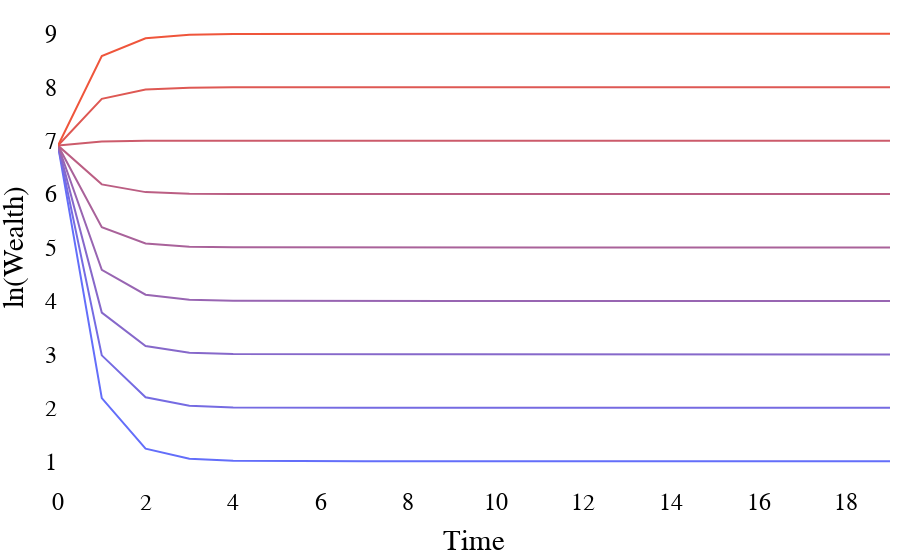

The notebook cell saved with this chart:
### Markdown cell above
# Figure 2. The role of $\mu$ and $\beta$.

### Code cell
import plotly.colors

# Parameters (Fixed)
beta = 0.2
W0 = 1000
t = np.arange(0, 20)
mu_values = np.arange(1, 10)

color_start = '#636EFA'
color_end = '#EF553B'  

# Generate a continuous color scale from the two extreme colors defined above
colors = plotly.colors.sample_colorscale(
    plotly.colors.make_colorscale([color_start, color_end]), len(mu_values)
)


fig = go.Figure()

for i, mu in enumerate(mu_values):
    # Wealth calculation for each mu
    exp_part = (1 - beta**t) * mu
    wealth = np.exp(exp_part) * W0**(beta**t)
    
    fig.add_trace(go.Scatter(x=t, y=np.log(wealth), 
                            #  mode='lines+markers', 
                            mode='lines',
                             name=f'mu = {mu}',
                             line=dict(color=colors[i]),
                             marker=dict(size=0,
                                         colorscale=colors,
                                         colorbar=dict(title='mu', thickness=20,tickvals=[1, 9], ticktext=[1, 9])
                                         ),
                                showlegend=False
                             ))

fig.update_layout(
    xaxis=dict(title='Time'),
    yaxis=dict(title='ln(Wealth)'),
    # showlegend=True,
    font_family="Times New Roman",
    title_font_family="Times New Roman",
    font_size=24, 
    font_color='black',
    # paper_bgcolor='rgba(0,0,0,0)',
    plot_bgcolor = 'rgba(0,0,0,0)',
    margin=dict(l=10, r=10, t=10, b=10)
)

fig.show()

### Figure 1 — Plotly figure (JSON) as saved in the notebook; plotly's stock layout.template omitted (floating-point values rounded to 4 significant figures)
{"data": [{"line": {"color": "rgb(99, 110, 250)"}, "marker": {"colorbar": {"thickness": 20, "ticktext": [1, 9], "tickvals": [1, 9], "title": {"text": "mu"}}, "colorscale": [[0, "rgb(99, 110, 250)"], [0.125, "rgb(117, 107, 226)"], [0.25, "rgb(134, 104, 202)"], [0.375, "rgb(152, 101, 178)"], [0.5, "rgb(169, 98, 154)"], [0.625, "rgb(187, 94, 131)"], [0.75, "rgb(204, 91, 107)"], [0.875, "rgb(222, 88, 83)"], [1, "rgb(239, 85, 59)"]], "size": 0}, "mode": "lines", "name": "mu = 1", "showlegend": false, "type": "scatter", "x": [0, 1, 2, 3, 4, 5, 6, 7, 8, 9, 10, 11, 12, 13, 14, 15, 16, 17, 18, 19], "y": [6.908, 2.182, 1.236, 1.047, 1.009, 1.002, 1.0, 1.0, 1.0, 1.0, 1.0, 1.0, 1.0, 1.0, 1.0, 1.0, 1.0, 1.0, 1.0, 1.0]}, {"line": {"color": "rgb(117, 107, 226)"}, "marker": {"colorbar": {"thickness": 20, "ticktext": [1, 9], "tickvals": [1, 9], "title": {"text": "mu"}}, "colorscale": [[0, "rgb(99, 110, 250)"], [0.125, "rgb(117, 107, 226)"], [0.25, "rgb(134, 104, 202)"], [0.375, "rgb(152, 101, 178)"], [0.5, "rgb(169, 98, 154)"], [0.625, "rgb(187, 94, 131)"], [0.75, "rgb(204, 91, 107)"], [0.875, "rgb(222, 88, 83)"], [1, "rgb(239, 85, 59)"]], "size": 0}, "mode": "lines", "name": "mu = 2", "showlegend": false, "type": "scatter", "x": [0, 1, 2, 3, 4, 5, 6, 7, 8, 9, 10, 11, 12, 13, 14, 15, 16, 17, 18, 19], "y": [6.908, 2.982, 2.196, 2.039, 2.008, 2.002, 2.0, 2.0, 2.0, 2.0, 2.0, 2.0, 2.0, 2.0, 2.0, 2.0, 2.0, 2.0, 2.0, 2.0]}, {"line": {"color": "rgb(134, 104, 202)"}, "marker": {"colorbar": {"thickness": 20, "ticktext": [1, 9], "tickvals": [1, 9], "title": {"text": "mu"}}, "colorscale": [[0, "rgb(99, 110, 250)"], [0.125, "rgb(117, 107, 226)"], [0.25, "rgb(134, 104, 202)"], [0.375, "rgb(152, 101, 178)"], [0.5, "rgb(169, 98, 154)"], [0.625, "rgb(187, 94, 131)"], [0.75, "rgb(204, 91, 107)"], [0.875, "rgb(222, 88, 83)"], [1, "rgb(239, 85, 59)"]], "size": 0}, "mode": "lines", "name": "mu = 3", "showlegend": false, "type": "scatter", "x": [0, 1, 2, 3, 4, 5, 6, 7, 8, 9, 10, 11, 12, 13, 14, 15, 16, 17, 18, 19], "y": [6.908, 3.782, 3.156, 3.031, 3.006, 3.001, 3.0, 3.0, 3.0, 3.0, 3.0, 3.0, 3.0, 3.0, 3.0, 3.0, 3.0, 3.0, 3.0, 3.0]}, {"line": {"color": "rgb(152, 101, 178)"}, "marker": {"colorbar": {"thickness": 20, "ticktext": [1, 9], "tickvals": [1, 9], "title": {"text": "mu"}}, "colorscale": [[0, "rgb(99, 110, 250)"], [0.125, "rgb(117, 107, 226)"], [0.25, "rgb(134, 104, 202)"], [0.375, "rgb(152, 101, 178)"], [0.5, "rgb(169, 98, 154)"], [0.625, "rgb(187, 94, 131)"], [0.75, "rgb(204, 91, 107)"], [0.875, "rgb(222, 88, 83)"], [1, "rgb(239, 85, 59)"]], "size": 0}, "mode": "lines", "name": "mu = 4", "showlegend": false, "type": "scatter", "x": [0, 1, 2, 3, 4, 5, 6, 7, 8, 9, 10, 11, 12, 13, 14, 15, 16, 17, 18, 19], "y": [6.908, 4.582, 4.116, 4.023, 4.005, 4.001, 4.0, 4.0, 4.0, 4.0, 4.0, 4.0, 4.0, 4.0, 4.0, 4.0, 4.0, 4.0, 4.0, 4.0]}, {"line": {"color": "rgb(169, 98, 154)"}, "marker": {"colorbar": {"thickness": 20, "ticktext": [1, 9], "tickvals": [1, 9], "title": {"text": "mu"}}, "colorscale": [[0, "rgb(99, 110, 250)"], [0.125, "rgb(117, 107, 226)"], [0.25, "rgb(134, 104, 202)"], [0.375, "rgb(152, 101, 178)"], [0.5, "rgb(169, 98, 154)"], [0.625, "rgb(187, 94, 131)"], [0.75, "rgb(204, 91, 107)"], [0.875, "rgb(222, 88, 83)"], [1, "rgb(239, 85, 59)"]], "size": 0}, "mode": "lines", "name": "mu = 5", "showlegend": false, "type": "scatter", "x": [0, 1, 2, 3, 4, 5, 6, 7, 8, 9, 10, 11, 12, 13, 14, 15, 16, 17, 18, 19], "y": [6.908, 5.382, 5.076, 5.015, 5.003, 5.001, 5.0, 5.0, 5.0, 5.0, 5.0, 5.0, 5.0, 5.0, 5.0, 5.0, 5.0, 5.0, 5.0, 5.0]}, {"line": {"color": "rgb(187, 94, 131)"}, "marker": {"colorbar": {"thickness": 20, "ticktext": [1, 9], "tickvals": [1, 9], "title": {"text": "mu"}}, "colorscale": [[0, "rgb(99, 110, 250)"], [0.125, "rgb(117, 107, 226)"], [0.25, "rgb(134, 104, 202)"], [0.375, "rgb(152, 101, 178)"], [0.5, "rgb(169, 98, 154)"], [0.625, "rgb(187, 94, 131)"], [0.75, "rgb(204, 91, 107)"], [0.875, "rgb(222, 88, 83)"], [1, "rgb(239, 85, 59)"]], "size": 0}, "mode": "lines", "name": "mu = 6", "showlegend": false, "type": "scatter", "x": [0, 1, 2, 3, 4, 5, 6, 7, 8, 9, 10, 11, 12, 13, 14, 15, 16, 17, 18, 19], "y": [6.908, 6.182, 6.036, 6.007, 6.001, 6.0, 6.0, 6.0, 6.0, 6.0, 6.0, 6.0, 6.0, 6.0, 6.0, 6.0, 6.0, 6.0, 6.0, 6.0]}, {"line": {"color": "rgb(204, 91, 107)"}, "marker": {"colorbar": {"thickness": 20, "ticktext": [1, 9], "tickvals": [1, 9], "title": {"text": "mu"}}, "colorscale": [[0, "rgb(99, 110, 250)"], [0.125, "rgb(117, 107, 226)"], [0.25, "rgb(134, 104, 202)"], [0.375, "rgb(152, 101, 178)"], [0.5, "rgb(169, 98, 154)"], [0.625, "rgb(187, 94, 131)"], [0.75, "rgb(204, 91, 107)"], [0.875, "rgb(222, 88, 83)"], [1, "rgb(239, 85, 59)"]], "size": 0}, "mode": "lines", "name": "mu = 7", "showlegend": false, "type": "scatter", "x": [0, 1, 2, 3, 4, 5, 6, 7, 8, 9, 10, 11, 12, 13, 14, 15, 16, 17, 18, 19], "y": [6.908, 6.982, 6.996, 6.999, 7.0, 7.0, 7.0, 7.0, 7.0, 7.0, 7.0, 7.0, 7.0, 7.0, 7.0, 7.0, 7.0, 7.0, 7.0, 7.0]}, {"line": {"color": "rgb(222, 88, 83)"}, "marker": {"colorbar": {"thickness": 20, "ticktext": [1, 9], "tickvals": [1, 9], "title": {"text": "mu"}}, "colorscale": [[0, "rgb(99, 110, 250)"], [0.125, "rgb(117, 107, 226)"], [0.25, "rgb(134, 104, 202)"], [0.375, "rgb(152, 101, 178)"], [0.5, "rgb(169, 98, 154)"], [0.625, "rgb(187, 94, 131)"], [0.75, "rgb(204, 91, 107)"], [0.875, "rgb(222, 88, 83)"], [1, "rgb(239, 85, 59)"]], "size": 0}, "mode": "lines", "name": "mu = 8", "showlegend": false, "type": "scatter", "x": [0, 1, 2, 3, 4, 5, 6, 7, 8, 9, 10, 11, 12, 13, 14, 15, 16, 17, 18, 19], "y": [6.908, 7.782, 7.956, 7.991, 7.998, 8.0, 8.0, 8.0, 8.0, 8.0, 8.0, 8.0, 8.0, 8.0, 8.0, 8.0, 8.0, 8.0, 8.0, 8.0]}, {"line": {"color": "rgb(239, 85, 59)"}, "marker": {"colorbar": {"thickness": 20, "ticktext": [1, 9], "tickvals": [1, 9], "title": {"text": "mu"}}, "colorscale": [[0, "rgb(99, 110, 250)"], [0.125, "rgb(117, 107, 226)"], [0.25, "rgb(134, 104, 202)"], [0.375, "rgb(152, 101, 178)"], [0.5, "rgb(169, 98, 154)"], [0.625, "rgb(187, 94, 131)"], [0.75, "rgb(204, 91, 107)"], [0.875, "rgb(222, 88, 83)"], [1, "rgb(239, 85, 59)"]], "size": 0}, "mode": "lines", "name": "mu = 9", "showlegend": false, "type": "scatter", "x": [0, 1, 2, 3, 4, 5, 6, 7, 8, 9, 10, 11, 12, 13, 14, 15, 16, 17, 18, 19], "y": [6.908, 8.582, 8.916, 8.983, 8.997, 8.999, 9.0, 9.0, 9.0, 9.0, 9.0, 9.0, 9.0, 9.0, 9.0, 9.0, 9.0, 9.0, 9.0, 9.0]}], "layout": {"font": {"color": "black", "family": "Times New Roman", "size": 24}, "margin": {"b": 10, "l": 10, "r": 10, "t": 10}, "plot_bgcolor": "rgba(0,0,0,0)", "title": {"font": {"family": "Times New Roman"}}, "xaxis": {"title": {"text": "Time"}}, "yaxis": {"title": {"text": "ln(Wealth)"}}}}
